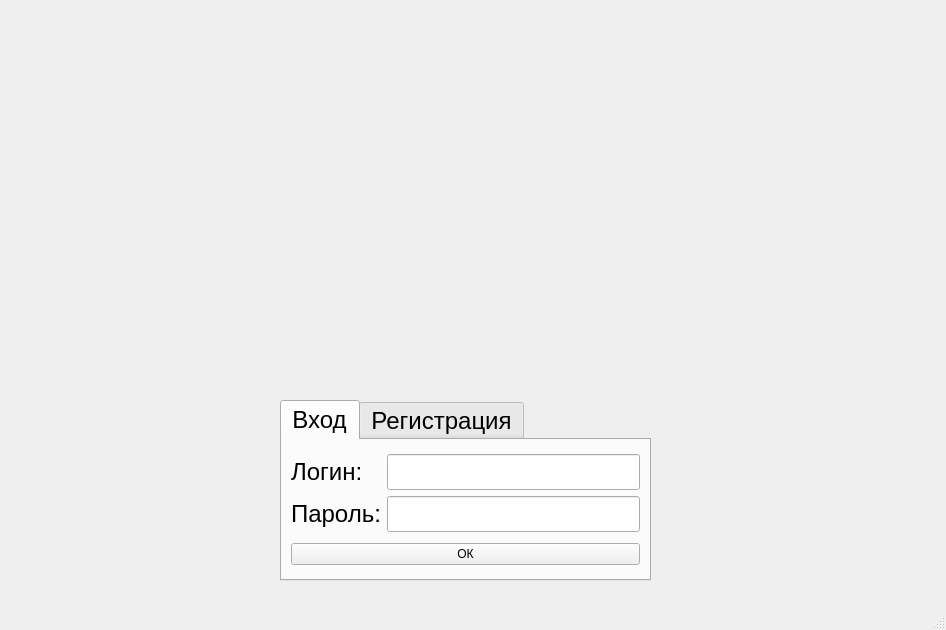
<?xml version="1.0" encoding="UTF-8"?>
<ui version="4.0">
 <class>Authorization</class>
 <widget class="QMainWindow" name="Authorization">
  <property name="geometry">
   <rect>
    <x>0</x>
    <y>0</y>
    <width>946</width>
    <height>630</height>
   </rect>
  </property>
  <property name="windowTitle">
   <string>Authorization</string>
  </property>
  <widget class="QWidget" name="centralwidget">
   <widget class="QTabWidget" name="tabWidget">
    <property name="geometry">
     <rect>
      <x>280</x>
      <y>400</y>
      <width>371</width>
      <height>181</height>
     </rect>
    </property>
    <property name="font">
     <font>
      <pointsize>18</pointsize>
     </font>
    </property>
    <property name="styleSheet">
     <string notr="true">alternate-background-color: rgb(255, 0, 0);</string>
    </property>
    <property name="currentIndex">
     <number>0</number>
    </property>
    <property name="tabBarAutoHide">
     <bool>false</bool>
    </property>
    <widget class="QWidget" name="tab">
     <attribute name="title">
      <string>Вход</string>
     </attribute>
     <layout class="QGridLayout" name="gridLayout_7">
      <item row="0" column="0">
       <layout class="QGridLayout" name="gridLayout_4">
        <item row="0" column="0">
         <layout class="QGridLayout" name="gridLayout_5">
          <item row="0" column="0">
           <widget class="QLabel" name="label_4">
            <property name="font">
             <font>
              <pointsize>18</pointsize>
             </font>
            </property>
            <property name="text">
             <string>Логин:</string>
            </property>
           </widget>
          </item>
          <item row="1" column="0">
           <widget class="QLabel" name="label_5">
            <property name="font">
             <font>
              <pointsize>18</pointsize>
             </font>
            </property>
            <property name="text">
             <string>Пароль:</string>
            </property>
           </widget>
          </item>
         </layout>
        </item>
        <item row="0" column="1">
         <layout class="QGridLayout" name="gridLayout_6">
          <item row="0" column="0">
           <widget class="QLineEdit" name="InputLog">
            <property name="font">
             <font>
              <pointsize>18</pointsize>
             </font>
            </property>
           </widget>
          </item>
          <item row="1" column="0">
           <widget class="QLineEdit" name="InputPas">
            <property name="font">
             <font>
              <pointsize>18</pointsize>
             </font>
            </property>
           </widget>
          </item>
         </layout>
        </item>
       </layout>
      </item>
      <item row="1" column="0">
       <widget class="QPushButton" name="LoginButton">
        <property name="text">
         <string>ОК</string>
        </property>
       </widget>
      </item>
     </layout>
    </widget>
    <widget class="QWidget" name="tab_2">
     <attribute name="title">
      <string>Регистрация</string>
     </attribute>
     <layout class="QGridLayout" name="gridLayout_8">
      <item row="0" column="0">
       <layout class="QGridLayout" name="gridLayout_3">
        <item row="0" column="0">
         <layout class="QGridLayout" name="gridLayout_2">
          <item row="0" column="0">
           <widget class="QLabel" name="label">
            <property name="font">
             <font>
              <pointsize>18</pointsize>
             </font>
            </property>
            <property name="text">
             <string>Логин:</string>
            </property>
           </widget>
          </item>
          <item row="1" column="0">
           <widget class="QLabel" name="label_3">
            <property name="font">
             <font>
              <pointsize>18</pointsize>
             </font>
            </property>
            <property name="text">
             <string>Пароль:</string>
            </property>
           </widget>
          </item>
         </layout>
        </item>
        <item row="0" column="1">
         <layout class="QGridLayout" name="gridLayout">
          <item row="0" column="0">
           <widget class="QLineEdit" name="InputLog_2">
            <property name="font">
             <font>
              <pointsize>18</pointsize>
             </font>
            </property>
           </widget>
          </item>
          <item row="1" column="0">
           <widget class="QLineEdit" name="InputPas_2">
            <property name="font">
             <font>
              <pointsize>18</pointsize>
             </font>
            </property>
           </widget>
          </item>
         </layout>
        </item>
       </layout>
      </item>
      <item row="1" column="0">
       <widget class="QPushButton" name="RegisterButton">
        <property name="text">
         <string>ОК</string>
        </property>
       </widget>
      </item>
     </layout>
    </widget>
   </widget>
  </widget>
  <widget class="QMenuBar" name="menubar">
   <property name="geometry">
    <rect>
     <x>0</x>
     <y>0</y>
     <width>946</width>
     <height>20</height>
    </rect>
   </property>
  </widget>
  <widget class="QStatusBar" name="statusbar"/>
 </widget>
 <resources/>
 <connections/>
</ui>
